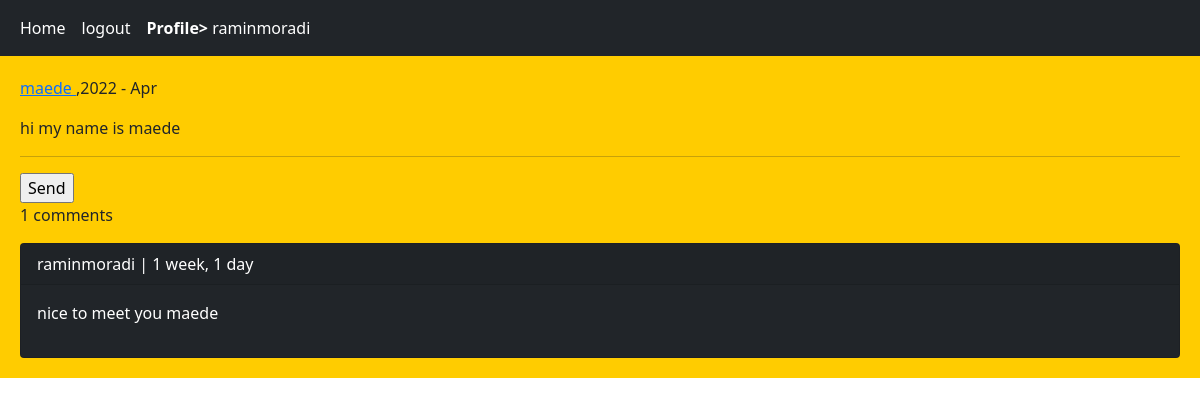
Page /post/1/my-name-is-maede/ (signed in) on the committed database.
### home/models.py (models this page shows, shortened)
class Post(models.Model):
    user = models.ForeignKey(User,on_delete=models.CASCADE,related_name='posts')
    body = models.TextField()
    slug = models.SlugField()
    created = models.DateTimeField(auto_now_add=True)
    updated = models.DateTimeField(auto_now=True)
    class Meta:
        ordering = ['-created','-updated']

class Comment(models.Model):
    user = models.ForeignKey(User , on_delete=models.CASCADE, related_name='ucomments')
    post = models.ForeignKey(Post , on_delete=models.CASCADE, related_name='pcomments')
    replay = models.ForeignKey('self', on_delete=models.CASCADE , related_name='rcomments', blank=True, null=True)
    is_replay = models.BooleanField(default=False)
    body = models.TextField(max_length=400)
    created = models.DateTimeField(auto_now_add=True)

### home/views.py (the view, shortened to what this page needs)
# urls.py: path('post/<int:post_id>/<slug:post_slug>/',views.PostDetailView.as_view(),name = 'post_detail'),
class PostDetailView(View):
    form_class = CommentCreatForm
    def setup(self, request, *args, **kwargs):
        self.post_instance = get_object_or_404(Post, pk=kwargs['post_id'], slug=kwargs['post_slug'])
        return super().setup(request,*args,**kwargs)
    def get(self,request,*args,**kwargs):
        comments = self.post_instance.pcomments.filter(is_replay = False)
        return render(request,'home/detail.html', {'post':self.post_instance, 'comments':comments, 'form_user':self.form_class})

### home/templates/home/detail.html (shortened to what this page needs)
{% extends 'base.html' %}
{% block content %}
    <p> <a href="{% url 'accounts:user_profile' post.user.id %}"> {{ post.user }} </a> ,{{ post.updated|date:"Y - M" }}</p>
    <p>{{ post.body }}</p>
    <hr/>
{% if request.user.is_authenticated %}
    <form action="" method="post">
        <input type="submit" value="Send">
    </form>
{% else %}
    <p class="alert alert-danger">Only logged in users can comments.</p>
{% endif %}
    <p>{{ comments.count }} comments </p>
    {% for comment in comments %}
        <div class="card bg-dark text-white">
            <p class="card-header"> {{ comment.user }} | {{ comment.created|timesince }} </p>
            <p class="card-body">{{ comment.body }}</p>
    {% empty %}
            <p class="btn btn-dark ">No comment yet.</p>
        </div>
    {% endfor %}
{% endblock %}

### templates/include/navbar.html
<nav class="navbar navbar-expand-lg navbar-dark bg-dark">
  <div class="container-fluid">
    <div class="navbar-nav">
      <a class="nav-link active" href="{% url 'home:index' %}">Home</a>
      {% if request.user.is_authenticated %}
        <a class="nav-link active" href="{% url 'accounts:user_logout' %}">logout</a>
      <a class="nav-link active" href="{% url 'accounts:user_profile' request.user.pk %}"><strong> Profile>  </strong> {{request.user}} </a>
      {% else %}
        <a  class="nav-link active" href = "{% url 'accounts:user_register' %}">Register</a>
        <a  class="nav-link active" href = "{% url 'accounts:user_login' %}">Login</a>
      {% endif %}
    </div>
  </div>
</nav>

### rows in the picture
Post: user "maede", updated "2022 - Apr", body "hi my name is maede"
Comment: user "raminmoradi", created "1 week, 1 day", body "nice to meet you maede"

### other values in the picture
{{ request.user }} "raminmoradi"
{{ comments.count }} "1"
